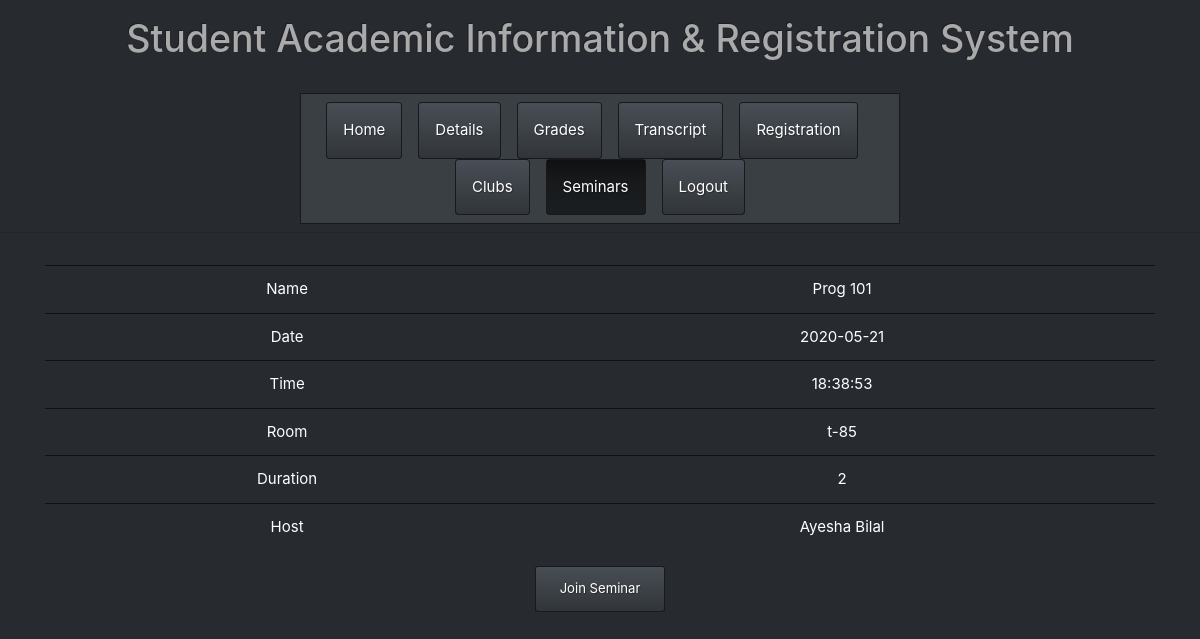
Screenshot of /html/Student/Details_Seminar.php?name=Prog 101&date=2020-05-21&host_ID=13 (signed in) with the database file from the repository.
### tables this page shows
CREATE TABLE `Seminar` (
  `name` varchar(64) NOT NULL,
  `seminar_date` date NOT NULL,
  `seminar_time` time DEFAULT NULL,
  `room` varchar(32) DEFAULT NULL,
  `duration` int(11) DEFAULT NULL,
  `host_ID` int(64) NOT NULL
);

CREATE TABLE `Person` (
  `person_ID` int(64) NOT NULL,
  `first_name` varchar(32) NOT NULL,
  `last_name` varchar(32) NOT NULL,
  `hash_password` varchar(32) NOT NULL,
  `login_status` enum('On','Off') DEFAULT NULL,
  `phone` varchar(32) DEFAULT NULL,
  `email` varchar(32) DEFAULT NULL,
  `gender` enum('Male','Female','Other') DEFAULT NULL,
  `address` varchar(64) DEFAULT NULL
);

### html/Student/Details_Seminar.php (the view, shortened to what this page needs)
<?php
if (isset($_SESSION['person_ID'])){
  require "../../php/config.php";
  if(isset($_GET['name'])) {
    $name = $_GET['name'];
  }
  else if(isset($_POST['name'])) {
    $name = $_POST['name'];
  }
  if(isset($_GET['date'])) {
    $date = $_GET['date'];
  }
  else if(isset($_POST['date'])) {
    $date = $_POST['date'];
  }
  if(isset($_GET['host_ID'])) {
    $host_ID = $_GET['host_ID'];
  }
  else if(isset($_POST['host_ID'])) {
    $host_ID = $_POST['host_ID'];
  }
  try {
    $connection = new PDO($dsn, $username, $password, $options);
    $sql = "SELECT seminar_time, room, duration, first_name, last_name FROM Seminar, Person WHERE name=:name AND seminar_date=:date AND host_ID=:host_ID AND host_ID = person_ID";
    $statement = $connection->prepare($sql);
    $statement->bindParam(":name", $name, PDO::PARAM_STR);
    $statement->bindParam(":date", $date, PDO::PARAM_STR);
    $statement->bindParam(":host_ID", $host_ID, PDO::PARAM_STR);
    $statement->execute();
    $result = $statement->fetchAll();
    $time = $result[0][0];
    $room = $result[0][1];
    $duration = $result[0][2];
    $host_first_name = $result[0][3];
    $host_last_name = $result[0][4];
  } catch(PDOException $error) {
      echo $sql . "<br>" . $error->getMessage();
  }
}else{
  header("Location: http://localhost/html/Login/Login_as_Student.php");
    exit();
}
?>
<!DOCTYPE html>
<html lang="en">
  <head>
    <link href="../../css/bootstrap.min.css" rel="stylesheet" />
    <link rel="stylesheet" href="../../css/style.css" />
    <link rel="stylesheet" href="https://use.fontawesome.com/releases/v5.7.0/css/all.css">
  </head>
  <body>
    <h1 class='text-center pb-4 pt-3'>Student Academic Information & Registration System</h1>
    <nav class="navbar sticky-top justify-content-center navbar-expand-lg navbar-dark bg-primary pt-2 pb-2 mx-auto" style="width: 50%;">
      <ul class="nav justify-content-center nav-pills ">
        <li class="nav-item pr-3">
          <a class="nav-link" href="Home.php">Home</a>
        </li>
        <li class="nav-item pr-3">
          <a class="nav-link" href="Details.php">Details</a>
        </li>
        <li class="nav-item pr-3">
          <a class="nav-link" href="Grades.php">Grades</a>
        </li>
        <li class="nav-item pr-3">
          <a class="nav-link" href="Transcript.php">Transcript</a>
        </li>
        <li class="nav-item pr-3">
          <a class="nav-link" href="Registration.php">Registration</a>
        </li>
        <li class="nav-item pr-3">
          <a class="nav-link" href="Clubs.php">Clubs</a>
        </li>
        <li class="nav-item pr-3">
          <a class="nav-link active" href="Seminars.php">Seminars</a>
        </li>
        <li class="nav-item">
        <a class="nav-link" href="../../php/logout.inc.php">Logout</a>
        </li>
      </ul>
    </nav>
    <div class="dropdown-divider pt-4"></div>
    <div class="container">
      <table class="table table-hover justify-content-center text-center">
        <tbody>
		<tr> <td> Name </td> <td> <?php echo $name ?></td> </tr>
		<tr> <td> Date </td> <td> <?php echo $date ?> </td> </tr>
		<tr> <td> Time </td> <td> <?php echo $time ?></td> </tr>
		<tr> <td> Room </td> <td> <?php echo $room ?></td> </tr>
		<tr> <td> Duration </td> <td> <?php echo $duration ?></td> </tr>
		<tr> <td> Host </td> <td> <?php echo $host_first_name." ".$host_last_name ?></td> </tr>
        </tbody>
      </table>
   </div>
   <div class="row">
      <div class="col-sm-12">
         <div class="text-center">
               <td><button type="button" class="btn btn-primary btn-sm"><a href="Details_Seminar.php?join=true&name_var=<?php echo $_GET['name']; ?>&date=<?php echo $_GET['date']; ?>&host_ID=<?php echo $_GET['host_ID']; ?>" class="nav-link">Join Seminar</a></button></td>
         </div>
      </div>
   </div>
  </body>
</html>

### rows the page displays
seminar: seminar_time "18:38:53", room "t-85", duration "2", person.first_name "Ayesha", person.last_name "Bilal"

### other values shown
$name "Prog 101"
$date "2020-05-21"
